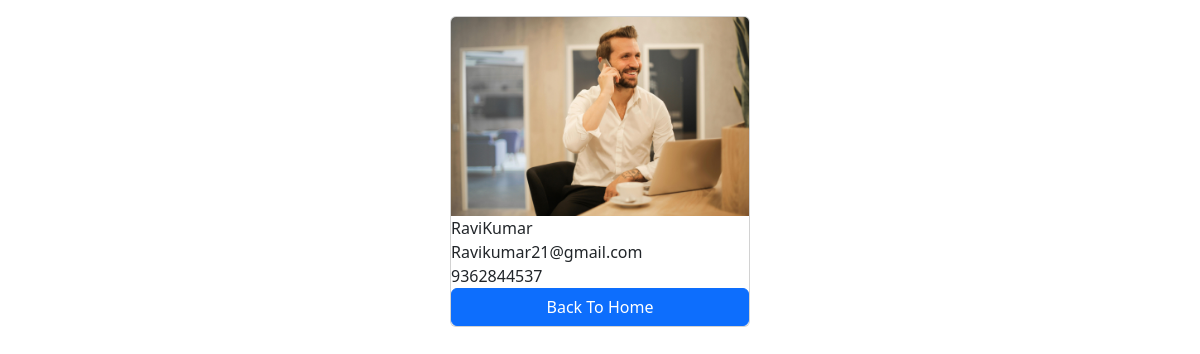
Screenshot of /employees/5/ with the database file from the repository.
### salary/models.py (models this page shows)
class Employee(models.Model):
    first_name=models.CharField(max_length=100)
    last_name=models.CharField(max_length=100)
    photo=models.ImageField(upload_to='images')
    designation=models.CharField(max_length=100)
    email_address=models.EmailField(max_length=100,unique=True)
    phone_number=models.CharField(max_length=10,blank=True)

### salary/views.py (the view)
# urls.py: path('<int:pk>/',views.employee_details,name='employee_details'),
def employee_details(request,pk):
     employee=get_object_or_404(Employee,pk=pk)
     context={
          'employee':employee,
     }
     return render(request,'employee_details.html',context)

### templates/employee_details.html (shortened to what this page needs)
<!DOCTYPE html>
<html lang="en">
<head>
    <link href="https://cdn.jsdelivr.net/npm/bootstrap@5.3.2/dist/css/bootstrap.min.css" rel="stylesheet">
</head>
<body>
    <div class="container mt-3">
        <div class="card mx-auto" style="width: 300px;">
            <img src="{{employee.photo.url}}" class="card-img-top" alt="">
           <div class="cars-body">
            <p class="card-text m-0">{{employee.first_name}}{{employee.last_name}}</p>
            <p class="card-text m-0">{{employee.email_address}}</p>
            <p class="card-text m-0">{{employee.phone_number}}</p>
           </div>
           <a href="{% url "home" %}" class="btn btn-primary">Back To Home</a>
        </div>
    </div>
</body>
</html>

### rows the page displays
Employee: photo (picture), first_name "Ravi", last_name "Kumar", email_address "Ravikumar21@gmail.com", phone_number "9362844537"
